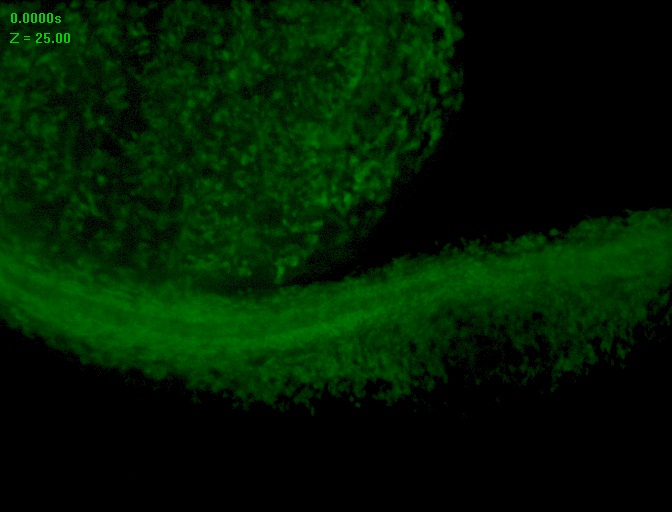
#> input picture frame/frame_0.jpg, 672 x 512 px; its folder holds 4 pictures in this run
$ python img_processing.py
#> lines starting #> are read from the running program, lines starting #| are printed output that depends on the picture; after the words box and inside, x2 and y2 are one past the last pixel; in counts of white or black regions, pixels touching at a corner belong together
import cv2 as cv
import numpy as np
from matplotlib import pyplot as plt

'''
Batch process all images which include cropping, converting to grayscale, and thresholding pixel
'''

def mullerian_focus(file_path):
    #function to convert to gray scale and crop image
#> called with file_path = '../frame/frame_0.jpg'
    img = cv.imread(file_path)
#> img is the input picture: shape (512, 672, 3); mean B, G, R 1.1, 27.6, 1
    gray = cv.cvtColor(img, cv.COLOR_BGR2GRAY)
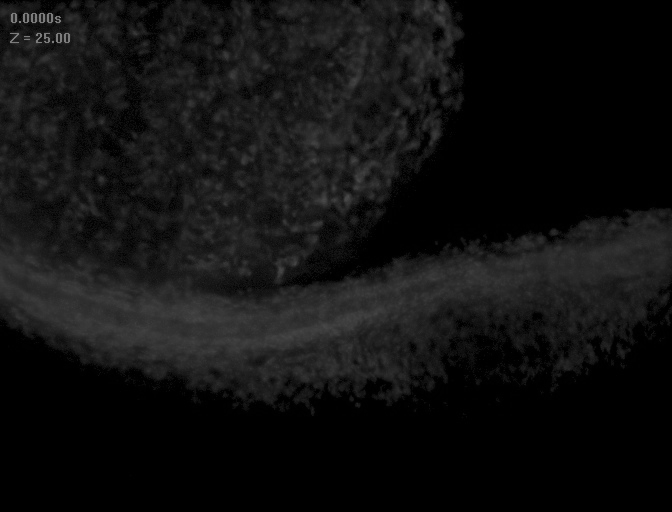
#> gray: shape (512, 672); min 0, max 128, mean 16.6
    #arbitrary cut to crop out the mullerian duct portion of the image
    #size of the image is 512 (height) x 672 (width)
    half_height = int(img.shape[0] / 2) - 50
#> half_height = 206
    half_height_image = gray[half_height:, :]
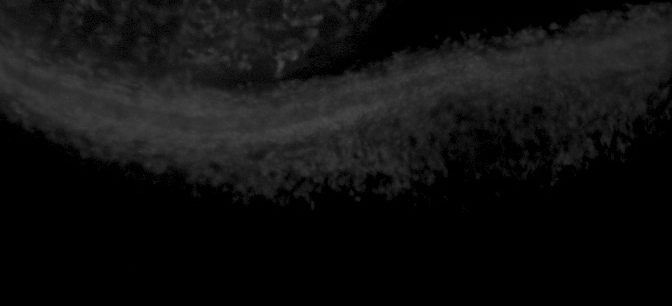
#> half_height_image: shape (306, 672); min 0, max 72, mean 16.4
    threshold, thresholded_img = cv.threshold(half_height_image,50,255,cv.THRESH_BINARY)
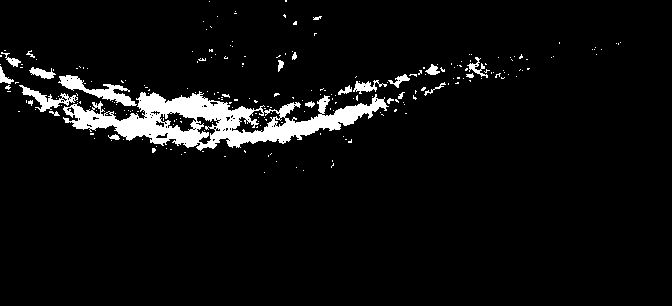
#> thresholded_img: shape (306, 672); 5.3% white; 236 white regions (214 under 20 px), largest, box (x1, y1, x2, y2) and area: (63, 91, 389, 151) 7769, (58, 75, 137, 106) 770, (19, 85, 78, 112) 470
    return thresholded_img

for i in range(0,54):
    file_path = "../frame/frame_"+str(i)+".jpg"
    img = mullerian_focus(file_path)
    output_path = "../frame/processed/frame_"+str(i)+".jpg"
    cv.imwrite(output_path,img)
#> pass 2 of the loop `for i in range(0,54):`:
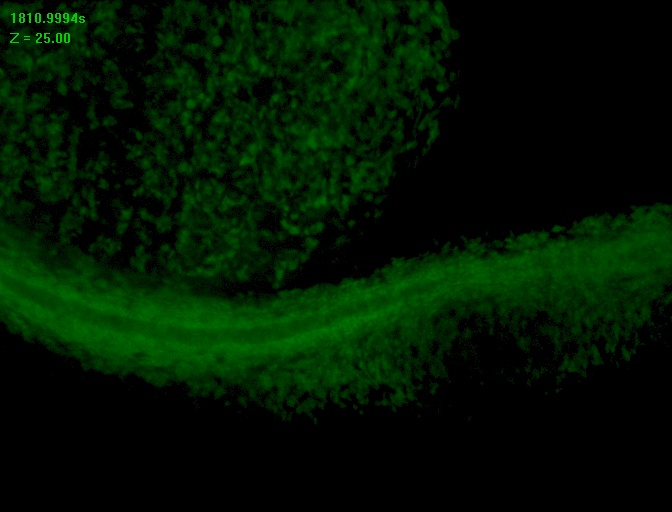
#> input picture frame/frame_1.jpg, 672 x 512 px
#> in mullerian_focus, img is the input picture: shape (512, 672, 3); mean B, G, R 1, 21.8, 1
#> in mullerian_focus (call 2), `half_height_image = gray[half_height:, :]`:
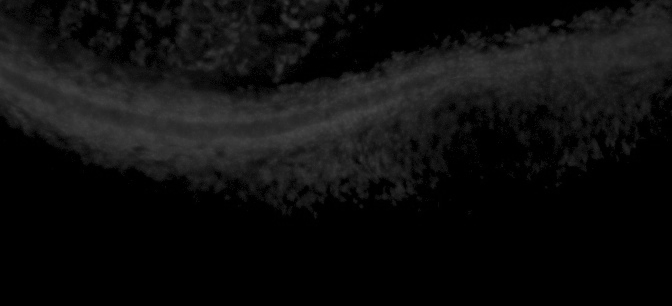
#> half_height_image: shape (306, 672); min 0, max 69, mean 14.2
#> in mullerian_focus (call 2), `threshold, thresholded_img = cv.threshold(half_height_image,50,255,cv...`:
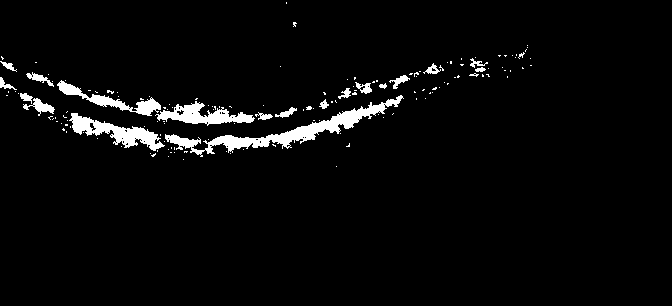
#> thresholded_img: shape (306, 672); 3.7% white; 151 white regions (132 under 20 px), largest, box (x1, y1, x2, y2) and area: (165, 95, 404, 157) 2522, (69, 113, 165, 151) 1301, (155, 101, 255, 126) 1091
#> (the run stopped early here; a loop or call above may not have finished)
